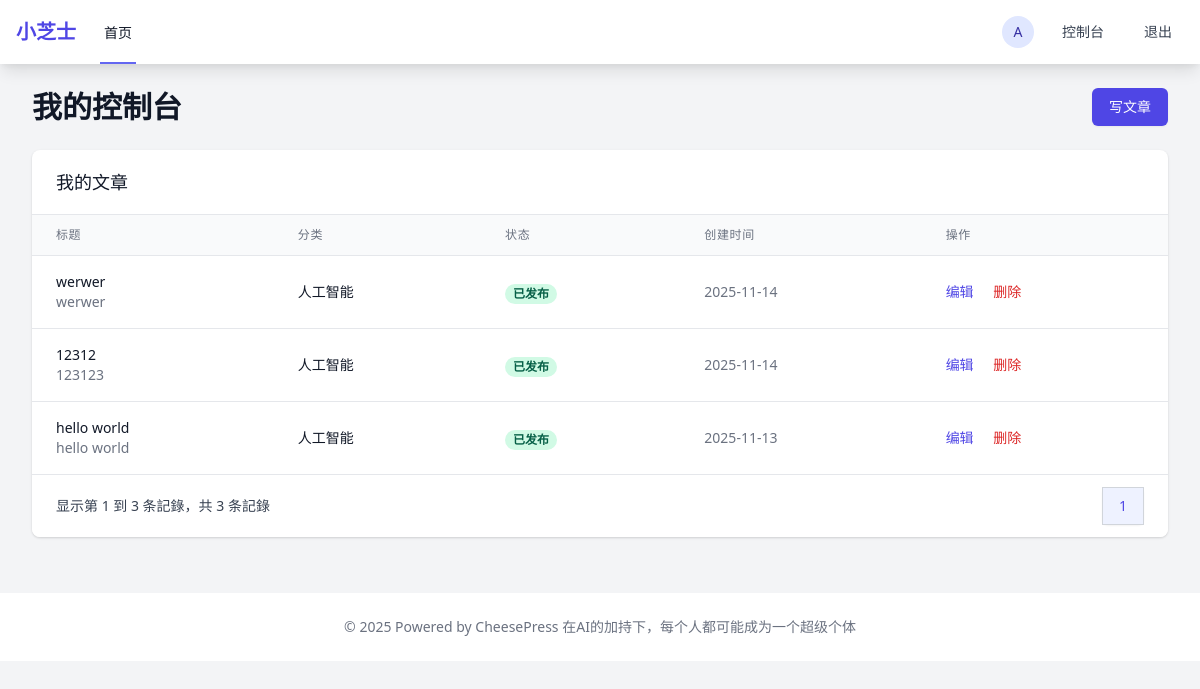
The page /dashboard (signed in) on the database as committed earlier.
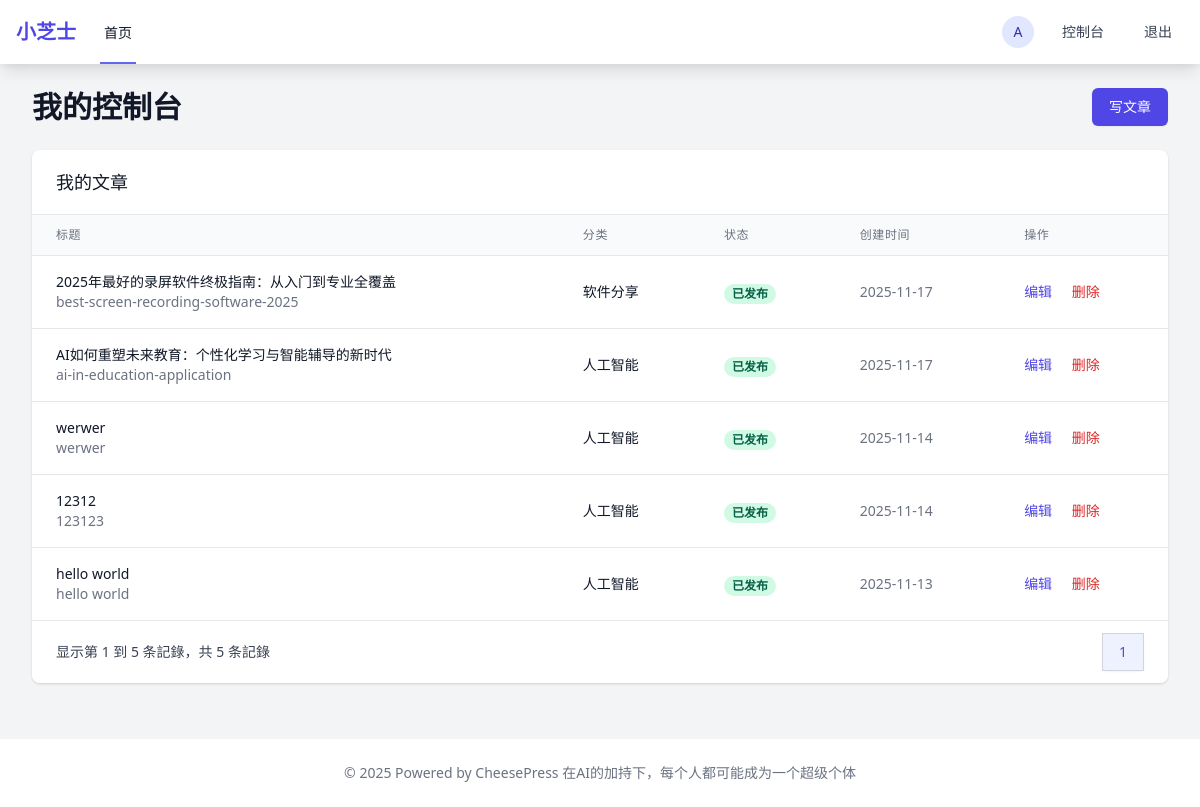
The same page on the database as committed later.
### app/models/__init__.py (models this page shows, shortened)
class User(UserMixin, db.Model):
    __tablename__ = 'users'
    id = db.Column(db.Integer, primary_key=True)
    username = db.Column(db.String(80), unique=True, nullable=False)
    email = db.Column(db.String(120), unique=True, nullable=False)
    password_hash = db.Column(db.String(255), nullable=False)
    first_name = db.Column(db.String(50), nullable=True)
    last_name = db.Column(db.String(50), nullable=True)
    bio = db.Column(db.Text, nullable=True)
    avatar = db.Column(db.String(255), nullable=True)
    role = db.Column(db.String(20), default='user')  # user, editor, admin
    is_active = db.Column(db.Boolean, default=True)
    created_at = db.Column(db.DateTime, default=datetime.utcnow)
    updated_at = db.Column(db.DateTime, default=datetime.utcnow, onupdate=datetime.utcnow)
    posts = db.relationship('Post', backref='author', lazy=True, foreign_keys='Post.user_id')
    comments = db.relationship('Comment', backref='author', lazy=True, foreign_keys='Comment.user_id')

class Post(db.Model):
    __tablename__ = 'posts'
    id = db.Column(db.Integer, primary_key=True)
    title = db.Column(db.String(200), nullable=False)
    slug = db.Column(db.String(200), unique=True, nullable=False)
    content = db.Column(db.Text, nullable=False)
    excerpt = db.Column(db.Text, nullable=True)
    featured_image = db.Column(db.String(255), nullable=True)
    status = db.Column(db.String(20), default='draft')  # draft, published, archived
    view_count = db.Column(db.Integer, default=0)
    user_id = db.Column(db.Integer, db.ForeignKey('users.id'), nullable=False)
    category_id = db.Column(db.Integer, db.ForeignKey('categories.id'), nullable=True)
    published_at = db.Column(db.DateTime, nullable=True)
    created_at = db.Column(db.DateTime, default=datetime.utcnow)
    updated_at = db.Column(db.DateTime, default=datetime.utcnow, onupdate=datetime.utcnow)
    seo_title = db.Column(db.String(200), nullable=True)
    seo_description = db.Column(db.Text, nullable=True)
    seo_keywords = db.Column(db.Text, nullable=True)
    seo_og_image = db.Column(db.String(255), nullable=True)
    comments = db.relationship('Comment', backref='post', lazy=True)

class Category(db.Model):
    __tablename__ = 'categories'
    id = db.Column(db.Integer, primary_key=True)
    name = db.Column(db.String(100), unique=True, nullable=False)
    slug = db.Column(db.String(100), unique=True, nullable=False)
    description = db.Column(db.Text, nullable=True)
    parent_id = db.Column(db.Integer, db.ForeignKey('categories.id'), nullable=True)
    created_at = db.Column(db.DateTime, default=datetime.utcnow)
    seo_title = db.Column(db.String(200), nullable=True)
    seo_description = db.Column(db.Text, nullable=True)
    seo_keywords = db.Column(db.Text, nullable=True)
    parent = db.relationship('Category', remote_side=[id], backref='subcategories')
    posts = db.relationship('Post', backref='category', lazy=True)

### app/main/__init__.py (the view)
@bp.route('/dashboard')
@login_required
def dashboard():
    page = request.args.get('page', 1, type=int)
    posts = Post.query.filter_by(user_id=current_user.id).order_by(Post.created_at.desc()).paginate(
        page=page, per_page=10, error_out=False)
    return render_template('main/dashboard.html', posts=posts)

### app/utils/seo.py (called while the page is built)
def get_seo_settings():
    return SeoSetting.query.first()

def register_seo_functions(app):
    @app.context_processor
    def inject_seo_functions():
        return dict(
            get_post_seo_data=get_post_seo_data,
            get_category_seo_data=get_category_seo_data,
            generate_meta_tags=generate_meta_tags
        )

### app/templates/main/dashboard.html (shortened to what this page needs)
{% extends "base.html" %}
{% block content %}
<div class="max-w-7xl mx-auto">
    <div class="md:flex md:items-center md:justify-between mb-6">
        <div class="flex-1 min-w-0">
            <h2 class="text-2xl font-bold leading-7 text-gray-900 sm:text-3xl sm:truncate">
                我的控制台
            </h2>
        </div>
        <div class="mt-4 flex md:mt-0 md:ml-4">
            <a href="{{ url_for('main.create_post') }}" class="ml-3 inline-flex items-center px-4 py-2 border border-transparent rounded-md shadow-sm text-sm font-medium text-white bg-indigo-600 hover:bg-indigo-700 focus:outline-none focus:ring-2 focus:ring-offset-2 focus:ring-indigo-500">
                写文章
            </a>
        </div>
    </div>
    <div class="bg-white shadow overflow-hidden sm:rounded-lg">
        <div class="px-4 py-5 sm:px-6">
            <h3 class="text-lg leading-6 font-medium text-gray-900">我的文章</h3>
        </div>
        <div class="border-t border-gray-200">
            <div class="overflow-x-auto">
                <table class="min-w-full divide-y divide-gray-200">
                    <thead class="bg-gray-50">
                        <tr>
                            <th scope="col" class="px-6 py-3 text-left text-xs font-medium text-gray-500 uppercase tracking-wider">
                                标题
                            </th>
                            <th scope="col" class="px-6 py-3 text-left text-xs font-medium text-gray-500 uppercase tracking-wider">
                                分类
                            </th>
                            <th scope="col" class="px-6 py-3 text-left text-xs font-medium text-gray-500 uppercase tracking-wider">
                                状态
                            </th>
                            <th scope="col" class="px-6 py-3 text-left text-xs font-medium text-gray-500 uppercase tracking-wider">
                                创建时间
                            </th>
                            <th scope="col" class="px-6 py-3 text-left text-xs font-medium text-gray-500 uppercase tracking-wider">
                                操作
                            </th>
                        </tr>
                    </thead>
                    <tbody class="bg-white divide-y divide-gray-200">
                        {% for post in posts.items %}
                        <tr>
                            <td class="px-6 py-4 whitespace-nowrap">
                                <div class="text-sm font-medium text-gray-900">
                                    {{ post.title }}
                                </div>
                                <div class="text-sm text-gray-500">
                                    {{ post.slug }}
                                </div>
                            </td>
                            <td class="px-6 py-4 whitespace-nowrap">
                                <div class="text-sm text-gray-900">
                                    {{ post.category.name if post.category else '未分类' }}
                                </div>
                            </td>
                            <td class="px-6 py-4 whitespace-nowrap">
                                {% if post.status == 'published' %}
                                <span class="px-2 inline-flex text-xs leading-5 font-semibold rounded-full bg-green-100 text-green-800">
                                    已发布
                                </span>
                                {% elif post.status == 'draft' %}
                                <span class="px-2 inline-flex text-xs leading-5 font-semibold rounded-full bg-yellow-100 text-yellow-800">
                                    草稿
                                </span>
                                {% else %}
                                <span class="px-2 inline-flex text-xs leading-5 font-semibold rounded-full bg-gray-100 text-gray-800">
                                    已归档
                                </span>
                                {% endif %}
                            </td>
                            <td class="px-6 py-4 whitespace-nowrap text-sm text-gray-500">
                                {{ post.created_at.strftime('%Y-%m-%d') }}
                            </td>
                            <td class="px-6 py-4 whitespace-nowrap text-sm font-medium">
                                <a href="{{ url_for('main.edit_post', id=post.id) }}" class="text-indigo-600 hover:text-indigo-900">
                                    编辑
                                </a>
                                <a href="#" onclick="if(confirm('确定要删除文章 {{ post.title }} 吗？')) { document.getElementById('delete-form-{{ post.id }}').submit(); }" class="ml-4 text-red-600 hover:text-red-900">
                                    删除
                                </a>
                            </td>
                        </tr>
                        {% endfor %}
                    </tbody>
                </table>
            </div>
            <div class="bg-white px-4 py-3 flex items-center justify-between border-t border-gray-200 sm:px-6">
                <div class="hidden sm:flex-1 sm:flex sm:items-center sm:justify-between">
                    <div>
                        <p class="text-sm text-gray-700">
                            显示第 <span class="font-medium">{{ (posts.page - 1) * posts.per_page + 1 }}</span> 到 <span class="font-medium">{{ [posts.page * posts.per_page, posts.total]|min }}</span> 条記錄，共 <span class="font-medium">{{ posts.total }}</span> 条記錄
                        </p>
                    </div>
                    <div>
                        <nav class="relative z-0 inline-flex rounded-md shadow-sm -space-x-px" aria-label="Pagination">
                            {% for page_num in posts.iter_pages() %}
                                {% if page_num %}
                                    {% if page_num != posts.page %}
                                    <a href="{{ url_for('main.dashboard', page=page_num) }}" class="relative inline-flex items-center px-4 py-2 border border-gray-300 bg-white text-sm font-medium text-gray-700 hover:bg-gray-50">
                                        {{ page_num }}
                                    </a>
                                    {% else %}
                                    <span class="relative inline-flex items-center px-4 py-2 border border-gray-300 bg-indigo-50 text-sm font-medium text-indigo-600">
                                        {{ page_num }}
                                    </span>
                                    {% endif %}
                                {% else %}
                                <span class="relative inline-flex items-center px-4 py-2 border border-gray-300 bg-white text-sm font-medium text-gray-700">
                                    …
                                </span>
                                {% endif %}
                            {% endfor %}
                        </nav>
                    </div>
                </div>
            </div>
        </div>
    </div>
</div>
{% endblock %}

### app/templates/base.html (shortened to what this page needs)
<!DOCTYPE html>
<html lang="zh-CN">
<head>
    <link href="https://cdn.jsdelivr.net/npm/tailwindcss@2.2.19/dist/tailwind.min.css" rel="stylesheet">
    <link rel="stylesheet" href="{{ url_for('static', filename='css/card-styles.css') }}">
</head>
<body class="bg-gray-100">
    <nav class="bg-white shadow-lg">
        <div class="max-w-7xl mx-auto px-4">
            <div class="flex justify-between h-16">
                <div class="flex">
                    <div class="flex-shrink-0 flex items-center">
                        <a href="{{ url_for('main.index') }}" class="text-xl font-bold text-indigo-600">小芝士</a>
                    </div>
                    <div class="hidden md:ml-6 md:flex md:space-x-8">
                        <a href="{{ url_for('main.index') }}" class="border-indigo-500 text-gray-900 inline-flex items-center px-1 pt-1 border-b-2 text-sm font-medium">首页</a>
                    </div>
                </div>
                <div class="flex items-center">
                    {% if current_user.is_authenticated %}
                        <div class="ml-3 relative">
                            <div>
                                <button class="bg-white rounded-full flex text-sm focus:outline-none focus:ring-2 focus:ring-offset-2 focus:ring-indigo-500">
                                    <span class="h-8 w-8 rounded-full bg-indigo-100 text-indigo-800 flex items-center justify-center">
                                        {{ current_user.username[0].upper() }}
                                    </span>
                                </button>
                            </div>
                        </div>
                        <a href="{{ url_for('main.dashboard') }}" class="ml-4 px-3 py-2 rounded-md text-sm font-medium text-gray-700 hover:text-gray-900 hover:bg-gray-50">控制台</a>
                        <a href="{{ url_for('auth.logout') }}" class="ml-4 px-3 py-2 rounded-md text-sm font-medium text-gray-700 hover:text-gray-900 hover:bg-gray-50">退出</a>
                    {% endif %}
                </div>
            </div>
        </div>
    </nav>
    <main class="max-w-7xl mx-auto py-6 sm:px-6 lg:px-8">
        {% block content %}{% endblock %}
    </main>
    <footer class="bg-white mt-8">
        <div class="max-w-7xl mx-auto py-6 px-4 sm:px-6 lg:px-8">
            <p class="text-center text-sm text-gray-500">
                &copy; 2025 Powered by CheesePress 在AI的加持下，每个人都可能成为一个超级个体
            </p>
        </div>
    </footer>
</body>
</html>

Rows that differ between the two databases and show on the page:
added Post: title "2025年最好的录屏软件终极指南：从入门到专业全覆盖", slug "best-screen-recording-software-2025", category "软件分享", status "已发布", created_at "2025-11-17"
added Post: title "AI如何重塑未来教育：个性化学习与智能辅导的新时代", slug "ai-in-education-application", category "人工智能", status "已发布", created_at "2025-11-17"
Other text that changed with them:
{{ [posts.page * posts.per_page, posts.total]|min }}: "3" → "5"
{{ posts.total }}: "3" → "5"
